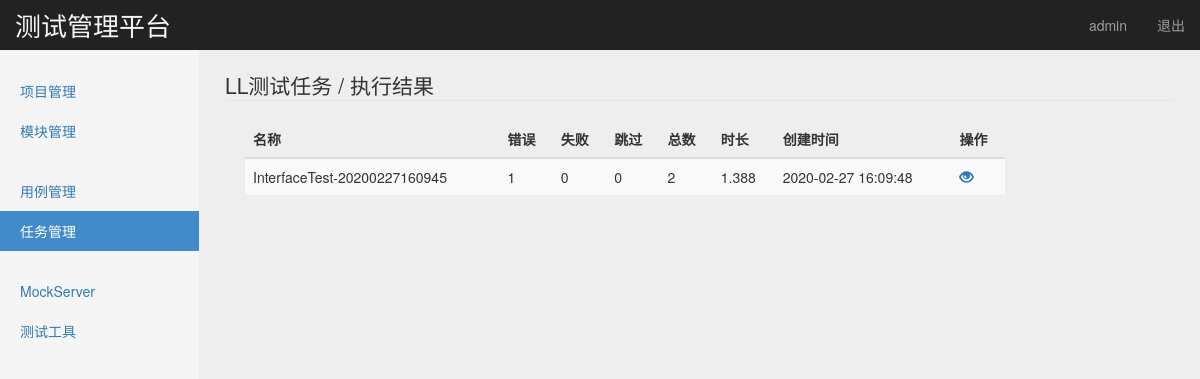
/interface/task_result_list/5/ (signed in), run on the app's committed database.
### interface_app/models.py (models this page shows, shortened)
class TestTask(models.Model):
    name = models.CharField("名称",max_length=100,blank=False,default='')
    describe = models.TextField("描述",default='')
    cases = models.TextField("所包含的用例",default='')
    status = models.IntegerField("状态",default='')
    create_time = models.DateTimeField('创建时间',auto_now=True)

class TestResult(models.Model):
    name = models.CharField("名称", max_length=100, blank=False, default="")
    task = models.ForeignKey(TestTask, on_delete=models.CASCADE)
    error = models.IntegerField("错误用例")
    failure = models.IntegerField("失败用例")
    skipped = models.IntegerField("跳过用例")
    tests = models.IntegerField("总用例数")
    run_time = models.FloatField("运行时长")
    result = models.TextField("详细", default="")
    create_time = models.DateTimeField("创建时间", auto_now_add=True)

### interface_app/views/task_views.py (the view)
# urls.py: path('task_result_list/<int:tid>/', task_views.task_result_list),
@login_required
def task_result_list(request, tid):
    if request.method == "GET":
        task_obj = TestTask.objects.get(id=tid)
        result_list = TestResult.objects.filter(task_id=tid)
        return render(request, "task/result_task.html", {
            "type": "result",
            "task_name": task_obj.name,
            "task_result_list": result_list,
        })
    else:
        return HttpResponse("404")

### templates/task/result_task.html (shortened to what this page needs)
{% extends "task/task_manage.html" %}
{% block task_result_list %}
<fieldset>
	<div id="legend">
		<legend class="">{{ task_name }} / 执行结果</legend>
	</div>
	<div style="width:80%; margin-left: 20px;">
		<table class="table table-striped">
            <thead>
                <tr>
                    <th>名称</th>
                    <th>错误</th>
                    <th>失败</th>
                    <th>跳过</th>
                    <th>总数</th>
                    <th>时长</th>
                    <th>创建时间</th>
                    <th>操作</th>
                </tr>
            </thead>
            <tbody>
                {% for result in task_result_list %}
                <tr>
                    <td>{{ result.name }}</td>
                    <td>{{ result.error }}</td>
                    <td>{{ result.failure }}</td>
                    <td>{{ result.skipped }}</td>
                    <td>{{ result.tests }}</td>
                    <td>{{ result.run_time }}</td>
                    <td>{{ result.create_time | date:"Y-m-d H:i:s" }}</td>
                    <td>
                    <a  href="#" onclick="SeeResult('{{result.id}}')"
                        data-toggle="modal"
                        data-target="#myModal" >
                        <i class="glyphicon glyphicon-eye-open"></i>
                    </a>
                    </td>
                </tr>
                {% endfor %}
            </tbody>
        </table>
	</div>
</fieldset>
{% load static %}
{% endblock %}

### templates/task/task_manage.html (shortened to what this page needs)
{% extends "base.html" %}
{% block content %}
    <nav class="navbar navbar-inverse navbar-fixed-top">
      <div class="container-fluid">
        <div class="navbar-header">
          <a class="navbar-brand" style=" color:#f5f5f5; font-size:26px;" href="#">测试管理平台</a>
        </div>
        <div id="navbar" class="navbar-collapse collapse">
          <ul class="nav navbar-nav navbar-right">
            <li><a href="#">{{ user }}</a></li>
            <li><a href="/logout/">退出</a></li>
          </ul>
        </div>
      </div>
    </nav>
    <div class="container-fluid">
      <div class="row">
        <div class="col-sm-3 col-md-2 sidebar">
          <ul class="nav nav-sidebar">
            <li><a href="/manage/project_manage/">项目管理</a></li>
            <li><a href="/manage/module_manage/">模块管理</a></li>
          </ul>
          <ul class="nav nav-sidebar">
            <li><a href="/interface/case_manage/">用例管理</a></li>
            <li class="active"><a href="/interface/task_manage/">任务管理</a></li>
          </ul>
          <ul class="nav nav-sidebar">
            <li><a href="">MockServer</a></li>
            <li><a href="">测试工具</a></li>
          </ul>
        </div>
		{% if type == 'result'%}
		<div class="col-sm-9 col-sm-offset-3 col-md-10 col-md-offset-2 main">
			<div class="row">
				{% block task_result_list %}
				{% endblock %}
			</div>
		</div>
		{% endif %}
      </div>
    </div>
{% load static %}
{% endblock %}

### static/css/signin.css (style rules this page uses)
body { padding-top: 40px; padding-bottom: 40px; background-color: #eee; }

### static/css/dashboard.css (style rules this page uses)
body { padding-top: 50px; }
.navbar-fixed-top { border: 0; }
.sidebar { display: none; }
@media (min-width: 768px) { .sidebar { position: fixed; top: 51px; bottom: 0; left: 0; z-index: 1000; display: block; padding: 20px; overflow-x: hidden; overflow-y: auto; background-color: #f5f5f5; border-right: 1px solid #eee; } }
.nav-sidebar { margin-right: -21px; margin-bottom: 20px; margin-left: -20px; }
.nav-sidebar > li > a { padding-right: 20px; padding-left: 20px; }
.nav-sidebar > .active > a, .nav-sidebar > .active > a:hover, .nav-sidebar > .active > a:focus { color: #fff; background-color: #428bca; }
.main { padding: 20px; }
@media (min-width: 768px) { .main { padding-right: 40px; padding-left: 40px; } }

### data on the page
TestTask: name "LL测试任务"
TestResult: name "InterfaceTest-20200227160945", error "1", failure "0", skipped "0", tests "2", run_time "1.388", create_time "2020-02-27 16:09:48"

### other printed values
{{ user }} "admin"
